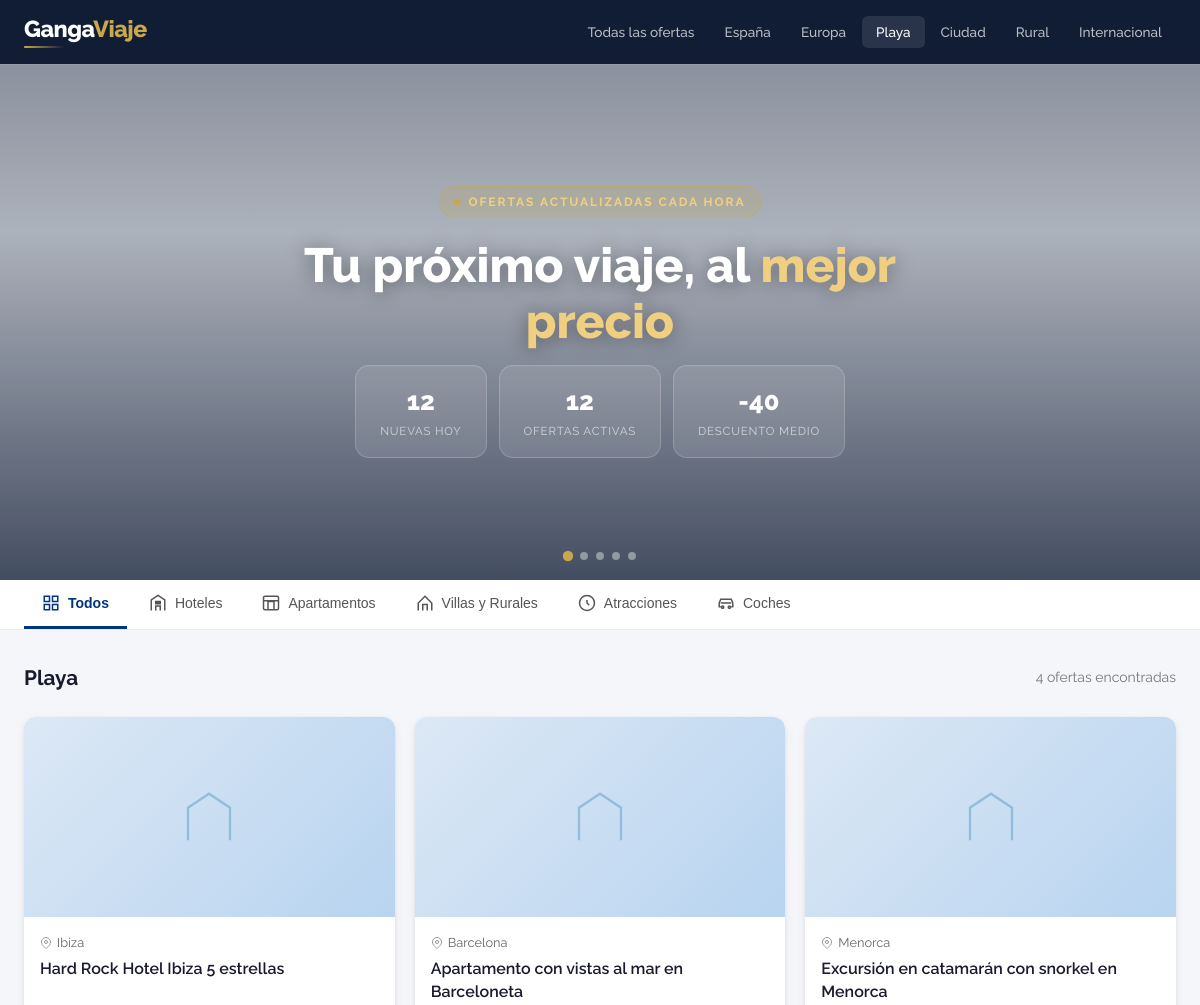
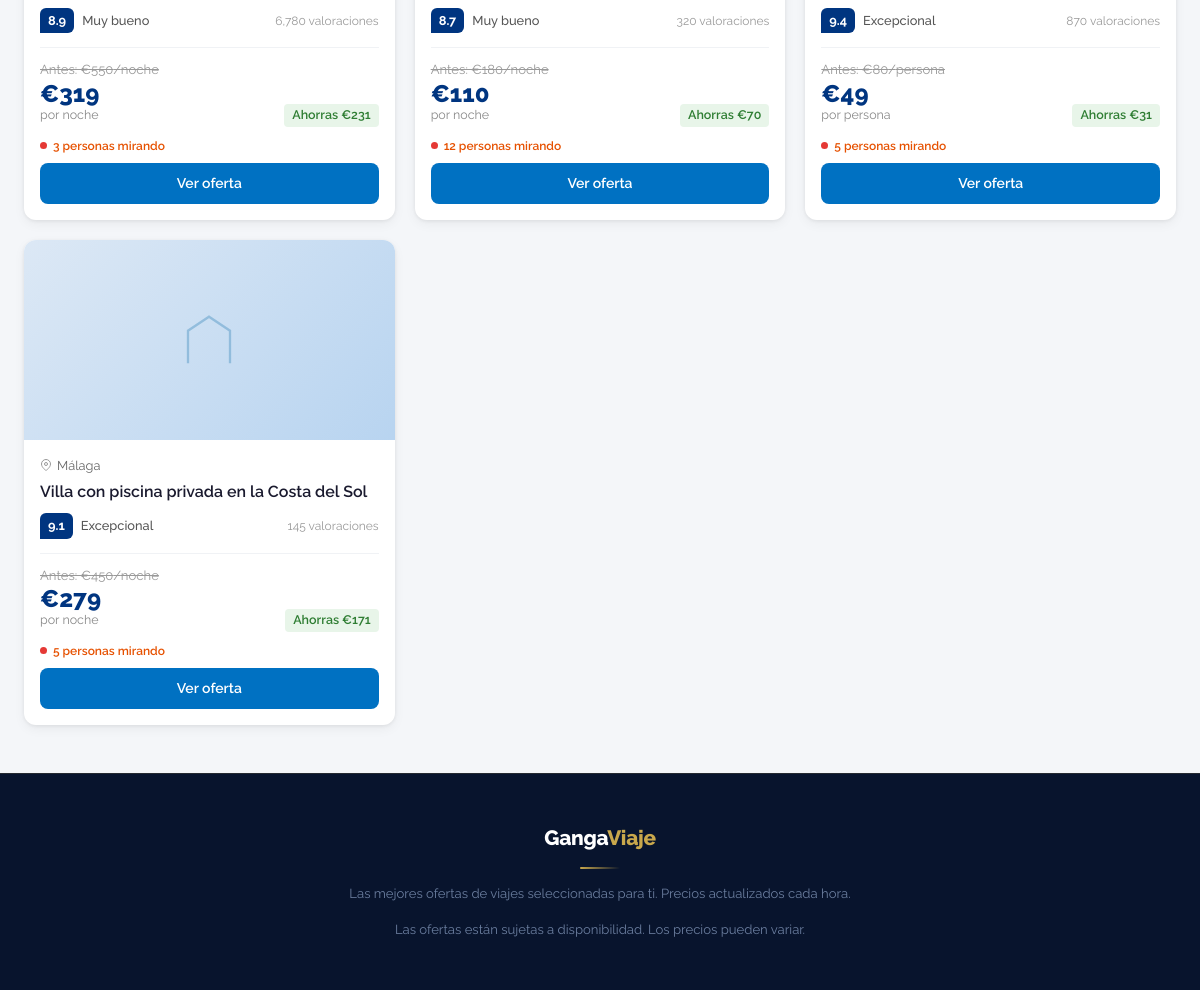
The app's page /destino/playa with its own data (2 pictures, top to bottom).
### tables this page shows
CREATE TABLE deals (
            id                INTEGER PRIMARY KEY AUTOINCREMENT,
            title             TEXT    NOT NULL,
            description       TEXT    DEFAULT '',
            location          TEXT    DEFAULT '',
            original_price    REAL,
            sale_price        REAL    NOT NULL,
            discount_pct      INTEGER DEFAULT 0,
            image_url         TEXT    DEFAULT '',
            affiliate_url     TEXT    NOT NULL,
            source            TEXT    NOT NULL DEFAULT 'booking',
            category          TEXT    DEFAULT 'espana',
            rating            REAL    DEFAULT 0,
            reviews_count     INTEGER DEFAULT 0,
            tipo              TEXT    DEFAULT 'hotel',
            checkin           TEXT,
            checkout          TEXT,
            created_at        TEXT    DEFAULT (datetime('now')),
            published_telegram INTEGER DEFAULT 0,
            active            INTEGER DEFAULT 1
        );

### app.py (the view)
@app.route("/destino/<cat>")
def destino(cat: str):
    if cat not in config.DESTINOS:
        abort(404)
    deals = database.get_deals(category=cat, limit=60)
    stats = database.get_stats()
    return render_template("index.html", deals=deals, stats=stats,
                           active_cat=cat, destinos=config.DESTINOS,
                           cat_title=config.DESTINOS[cat])

### database.py (called while the page is built)
def get_conn():
    conn = sqlite3.connect(DB_PATH)
    conn.row_factory = sqlite3.Row
    return conn

def get_deals(category: str = None, limit: int = 60) -> list:
    conn = get_conn()
    conditions = ["active = 1"]
    params: list = []
    if category:
        conditions.append("category = ?")
        params.append(category)
    query = ("SELECT * FROM deals WHERE " + " AND ".join(conditions)
             + " ORDER BY discount_pct DESC, created_at DESC LIMIT ?")
    params.append(limit)
    rows = [dict(r) for r in conn.execute(query, params).fetchall()]
    conn.close()
    return rows

def get_stats() -> dict:
    conn = get_conn()
    total = conn.execute("SELECT COUNT(*) FROM deals WHERE active = 1").fetchone()[0]
    today = conn.execute(
        "SELECT COUNT(*) FROM deals WHERE active = 1 AND date(created_at) = date('now')"
    ).fetchone()[0]
    conn.close()
    return {"total": total, "today": today}

### templates/index.html (shortened to what this page needs)
<!DOCTYPE html>
<html lang="es">
<head>
</head>
<body>
<nav>
  <div class="nav-inner">
    <a href="/" class="logo">
      <div class="logo-wrap">
        <span class="logo-name">Ganga<span>Viaje</span></span>
        <i class="logo-line"></i>
      </div>
    </a>
    <div class="nav-links">
      <a href="/" class="{{ 'active' if active_cat == 'todos' else '' }}">Todas las ofertas</a>
      {% for key, name in destinos.items() %}
      <a href="/destino/{{ key }}" class="{{ 'active' if active_cat == key else '' }}">{{ name }}</a>
      {% endfor %}
    </div>
  </div>
</nav>
<div class="hero">
  <div class="slider">
    <div class="slide slide-1 active"><div class="slide-img"></div></div>
  </div>
  <div class="hero-overlay"></div>
  <div class="hero-content">
    <div class="hero-eyebrow"><span></span>Ofertas actualizadas cada hora</div>
    <h1>Tu próximo viaje, al <em>mejor precio</em></h1>
    <div class="hero-stats">
      <div class="stat-box">
        <div class="num">{{ stats.today }}</div>
        <div class="label">Nuevas hoy</div>
      </div>
      <div class="stat-box">
        <div class="num">{{ stats.total }}</div>
        <div class="label">Ofertas activas</div>
      </div>
      <div class="stat-box">
        <div class="num">-40%</div>
        <div class="label">Descuento medio</div>
      </div>
    </div>
  </div>
  <div class="slider-dots">
    <button class="dot active" onclick="goToSlide(0)"></button>
    <button class="dot" onclick="goToSlide(1)"></button>
    <button class="dot" onclick="goToSlide(2)"></button>
    <button class="dot" onclick="goToSlide(3)"></button>
    <button class="dot" onclick="goToSlide(4)"></button>
  </div>
</div>
<div class="tipo-bar">
  <div class="tipo-inner">
    <button class="tipo-btn active" onclick="filterTipo('todos')">
      <svg viewBox="0 0 24 24" fill="none" stroke="currentColor" stroke-width="2"><rect x="3" y="3" width="7" height="7"/><rect x="14" y="3" width="7" height="7"/><rect x="3" y="14" width="7" height="7"/><rect x="14" y="14" width="7" height="7"/></svg>
      Todos
    </button>
    <button class="tipo-btn" onclick="filterTipo('hotel')">
      <svg viewBox="0 0 24 24" fill="none" stroke="currentColor" stroke-width="2"><path d="M3 22V8l9-6 9 6v14"/><path d="M9 22v-6h6v6"/><rect x="9" y="10" width="2" height="3"/><rect x="13" y="10" width="2" height="3"/></svg>
      Hoteles
    </button>
    <button class="tipo-btn" onclick="filterTipo('apartamento')">
      <svg viewBox="0 0 24 24" fill="none" stroke="currentColor" stroke-width="2"><rect x="2" y="3" width="20" height="18" rx="2"/><path d="M8 21V10h8v11"/><path d="M2 9h20"/></svg>
      Apartamentos
    </button>
    <button class="tipo-btn" onclick="filterTipo('villa')">
      <svg viewBox="0 0 24 24" fill="none" stroke="currentColor" stroke-width="2"><path d="M3 22V12l9-9 9 9v10"/><path d="M9 22v-8h6v8"/></svg>
      Villas y Rurales
    </button>
    <button class="tipo-btn" onclick="filterTipo('actividad')">
      <svg viewBox="0 0 24 24" fill="none" stroke="currentColor" stroke-width="2"><circle cx="12" cy="12" r="10"/><path d="M12 8v4l3 3"/></svg>
      Atracciones
    </button>
    <button class="tipo-btn" onclick="filterTipo('coche')">
      <svg viewBox="0 0 24 24" fill="none" stroke="currentColor" stroke-width="2"><path d="M5 17H3v-5l2-5h14l2 5v5h-2"/><circle cx="7.5" cy="17.5" r="1.5"/><circle cx="16.5" cy="17.5" r="1.5"/><path d="M5 12h14"/></svg>
      Coches
    </button>
  </div>
</div>
<main>
  <div class="section-header">
    <h2 class="section-title">
      {% if cat_title is defined %}{{ cat_title }}
      {% else %}Mejores ofertas ahora{% endif %}
    </h2>
    <span class="section-count">{{ deals|length }} ofertas encontradas</span>
  </div>
  {% if deals %}
  <div class="deals-grid" id="deals-grid">
    {% for deal in deals %}
    <a href="/oferta/{{ deal.id }}" class="deal-card" data-tipo="{{ deal.tipo or 'hotel' }}">
      <div class="card-img">
      </div>
      <div class="card-body">
        {% if deal.location %}
        <div class="card-location">
          <svg viewBox="0 0 24 24" fill="none" stroke="currentColor" stroke-width="2"><path d="M21 10c0 7-9 13-9 13s-9-6-9-13a9 9 0 0118 0z"/><circle cx="12" cy="10" r="3"/></svg>
          {{ deal.location }}
        </div>
        {% endif %}
        <div class="card-title">{{ deal.title }}</div>
        {% if deal.rating and deal.rating > 0 %}
        <div class="card-rating">
          <span class="rating-badge">{{ "%.1f"|format(deal.rating) }}</span>
          <span class="rating-label">
            {% if deal.rating >= 9 %}Excepcional
            {% elif deal.rating >= 8 %}Muy bueno
            {% elif deal.rating >= 7 %}Bueno
            {% else %}Aceptable{% endif %}
          </span>
          {% if deal.reviews_count %}<span class="rating-count">{{ "{:,}".format(deal.reviews_count) }} valoraciones</span>{% endif %}
        </div>
        {% endif %}
        <div class="card-price">
          {% set unidad = "persona" if deal.tipo == "actividad" else ("día" if deal.tipo == "coche" else "noche") %}
          {% if deal.original_price and deal.original_price > deal.sale_price %}
          <div class="price-original">Antes: €{{ "%.0f"|format(deal.original_price) }}/{{ unidad }}</div>
          {% endif %}
          <div class="price-row">
            <div>
              <div class="price-current">€{{ "%.0f"|format(deal.sale_price) }}</div>
              <div class="price-unit">por {{ unidad }}</div>
            </div>
            {% if deal.original_price and deal.original_price > deal.sale_price %}
            <div class="price-saving">Ahorras €{{ "%.0f"|format(deal.original_price - deal.sale_price) }}</div>
            {% endif %}
          </div>
        </div>
        <div class="card-urgency">
          <span class="card-pulse"></span>
          <span class="card-viewers"></span>
        </div>
        <span class="card-cta">Ver oferta</span>
      </div>
    </a>
    {% endfor %}
  </div>
  {% else %}
  <div class="empty">
    <svg viewBox="0 0 24 24" fill="none" stroke="currentColor" stroke-width="1.5"><path d="M21 10c0 7-9 13-9 13s-9-6-9-13a9 9 0 0118 0z"/><circle cx="12" cy="10" r="3"/></svg>
    <p>No hay ofertas disponibles en este momento.</p>
  </div>
  {% endif %}
</main>
<footer>
  <div class="footer-inner">
    <div class="footer-logo">Ganga<span>Viaje</span></div>
    <div class="footer-divider"></div>
    <p>Las mejores ofertas de viajes seleccionadas para ti. Precios actualizados cada hora.</p>
    <p>Las ofertas están sujetas a disponibilidad. Los precios pueden variar.</p>
  </div>
</footer>
</body>
</html>

### records on screen
deals: location "Ibiza", title "Hard Rock Hotel Ibiza 5 estrellas", rating "8.9", shows "Muy bueno", reviews_count "6,780", original_price "550", unidad "noche", sale_price "319", deal.original_price-deal.sale_price "231"
deals: location "Barcelona", title "Apartamento con vistas al mar en Barceloneta", rating "8.7", shows "Muy bueno", reviews_count "320", original_price "180", unidad "noche", sale_price "110", deal.original_price-deal.sale_price "70"
deals: location "Menorca", title "Excursión en catamarán con snorkel en Menorca", rating "9.4", shows "Excepcional", reviews_count "870", original_price "80", unidad "persona", sale_price "49", deal.original_price-deal.sale_price "31"
deals: location "Málaga", title "Villa con piscina privada en la Costa del Sol", rating "9.1", shows "Excepcional", reviews_count "145", original_price "450", unidad "noche", sale_price "279", deal.original_price-deal.sale_price "171"

### other values on screen
{{ name }} "España" "Europa" "Playa" "Ciudad" "Rural" "Internacional"
{{ stats.today }} "12"
{{ stats.total }} "12"
{{ cat_title }} "Playa"
{{ deals|length }} "4"
